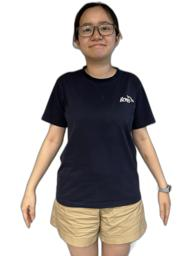
#> input picture DM-VTON_new/dataset/VITON-Clean/VITON_test/test_img/test_img.jpg, 192 x 256 px, found by its file name
$ jupyter execute --allow-errors build_up.ipynb   (shell and % lines are left out)
#> lines starting #> are read from the running program, lines starting #| are printed output that depends on the picture; after the words box and inside, x2 and y2 are one past the last pixel; in counts of white or black regions, pixels touching at a corner belong together
[cell 1]
import os
import shutil
import cv2
import torch
import albumentations as albu
import numpy as np
from pylab import imshow
from PIL import Image, ImageOps
import matplotlib.pyplot as plt
import random
import mediapipe as mp
import math
from rembg import remove
from iglovikov_helper_functions.utils.image_utils import load_rgb, pad, unpad
from iglovikov_helper_functions.dl.pytorch.utils import tensor_from_rgb_image
from cloths_segmentation.pre_trained_models import create_model

#> (the rest of this cell did not finish here and is left out)

[cell 2]
image_links = [f for f in os.listdir('D:\\Datathon\\DM-VTON_new\\dataset\\VITON-Clean\\VITON_test\\Cloth')]
image_links

[cell 3]
def preprocessing_cloth_mask():
    """
    Preprocessing Image and Cloth with:
    + Remove background
    + Create mask for cloth
    + Resize and padding if needed
    """

    # Create Path (Change data_folder if needed)
    image_names = [f for f in os.listdir('D:\\Datathon\\DM-VTON_new\\dataset\\VITON-Clean\\VITON_test\\Cloth')]
    data_folder = 'D:\\Datathon\\DM-VTON_new\\dataset\\VITON-Clean\\VITON_test'
    for image_name in image_names:
        # Create mask for Color
        color_path = os.path.join(data_folder, "Cloth", image_name)
        edge_path = os.path.join(data_folder, "resize_mask", image_name)
        image = load_rgb(color_path)
        if image.shape != (256,192,3):
            transform = albu.Compose([albu.Normalize(p=1)], p=1)
            padded_image, pads = pad(image, factor=32, border=cv2.BORDER_CONSTANT)
            x = transform(image=padded_image)["image"]
            x = torch.unsqueeze(tensor_from_rgb_image(x), 0)
            with torch.no_grad():
                prediction = model(x)[0][0]
            mask = (prediction > 0).cpu().numpy().astype(np.uint8)
            mask = unpad(mask, pads)
            cv2.imwrite(edge_path, cv2.cvtColor(mask, cv2.COLOR_GRAY2RGB) * 255)


        # Resize Color and Edge
        expected_size = (192,256)
        edge = cv2.imread(os.path.join(data_folder, "resize_mask", image_name))
        color = cv2.imread(os.path.join(data_folder, "Cloth", image_name))
        if edge.shape != (256,192,3):
            blurred = cv2.blur(edge, (3,3))
            canny = cv2.Canny(blurred, 50, 200)
            pts = np.argwhere(canny>0)
            y1,x1 = pts.min(axis=0)
            y2,x2 = pts.max(axis=0)
            edge = edge[y1-20:y2+20, x1-15:x2+15]
            color = color[y1-20:y2+20, x1-15:x2+15]
            edge = Image.fromarray(cv2.cvtColor(edge, cv2.COLOR_BGR2RGB))
            color = Image.fromarray(cv2.cvtColor(color, cv2.COLOR_BGR2RGB))
            edge.thumbnail((expected_size[0], expected_size[1]))
            color.thumbnail((expected_size[0], expected_size[1]))
            delta_width = expected_size[0] - edge.size[0]
            delta_height = expected_size[1] - edge.size[1]
            pad_width = delta_width // 2
            pad_height = delta_height // 2
            padding = (pad_width, pad_height, delta_width - pad_width, delta_height - pad_height)
            edge = ImageOps.expand(edge, padding, fill = (0, 0, 0))
            color = ImageOps.expand(color, padding, fill = (234, 238, 239))
            edge.save(os.path.join(data_folder, "resize_mask", image_name))
            color.save(os.path.join(data_folder, "resize_cloth", image_name))

[cell 4]
preprocessing_cloth_mask()
#> (the call stopped at in preprocessing_cloth_mask, `image = load_rgb(color_path)`: iglovikov_helper_functions is not available in this run)

#> (a cell that did not finish here is left out)

[cell 6]
#%cd DMVTON
data_folder = '../dataset/VITON-Clean/VITON_test'
img_name = 'test_img.jpg'
image_path = os.path.join(data_folder,'test_img', img_name)

[cell 7]
'''
input = Image.open(image_path)
output = remove(input, bgcolor = (255,255,255,0)).convert('RGB')
output.save(image_path)
'''
expected_size = (192,256)
img = cv2.imread(image_path)
#> img is the input picture: shape (256, 192, 3); mean B, G, R 178.4, 181.3, 186.9

if img.shape != (256,192,3):
    blurred = cv2.blur(img, (3,3))
    canny = cv2.Canny(blurred, 50, 200)
    pts = np.argwhere(canny>0)
    y1,x1 = pts.min(axis=0)
    y2,x2 = pts.max(axis=0)
    img = img[y1-20:y2+20, x1-15:x2+15]
    img = Image.fromarray(cv2.cvtColor(img, cv2.COLOR_BGR2RGB))
    img.thumbnail((expected_size[0], expected_size[1]))
    delta_width = expected_size[0] - img.size[0]
    delta_height = expected_size[1] - img.size[1]
    pad_width = delta_width // 2
    pad_height = delta_height // 2
    padding = (pad_width, pad_height, delta_width - pad_width, delta_height - pad_height)
    img = ImageOps.expand(img, padding, fill = (255, 255, 255))
    img.save(os.path.join(data_folder,'test_img', 'preprocessing.jpg'))
    plt.imshow(img)

[cell 8]
expected_size = (192,256)
img = cv2.imread(image_path)

blurred = cv2.blur(img, (3,3))
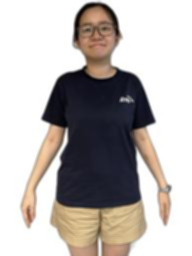
#> blurred: shape (256, 192, 3); mean B, G, R 178.4, 181.3, 186.9
canny = cv2.Canny(blurred, 50, 200)
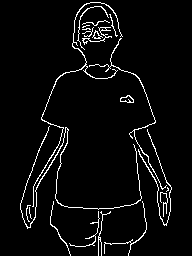
#> canny: shape (256, 192); 4.4% white in thin lines or dots, all inside (x1, y1, x2, y2) = (20, 2, 172, 256)
pts = np.argwhere(canny>0)
#> pts = 2177 pairs, first value 2 to 255, second value 20 to 171
y1,x1 = pts.min(axis=0)
#> y1 = 2; x1 = 20
y2,x2 = pts.max(axis=0)
#> y2 = 255; x2 = 171
if 0: # Not full body
    img = img[y1-20:y2+20, x1-15:x2+15]
else: # Full body
    temp = int((y2-y1)*3/5)
#> temp = 151
    img = img[y1:temp, x1-15:x2+15]
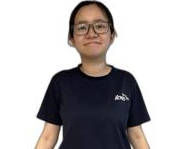
#> img: shape (149, 181, 3); mean B, G, R 178.3, 178, 182.1
img = Image.fromarray(cv2.cvtColor(img, cv2.COLOR_BGR2RGB))
#> img: PIL image 181x149 RGB
img.thumbnail((expected_size[0], expected_size[1]))
delta_width = expected_size[0] - img.size[0]
#> delta_width = 11
delta_height = expected_size[1] - img.size[1]
#> delta_height = 107
pad_width = delta_width // 2
#> pad_width = 5
pad_height = delta_height // 2
#> pad_height = 53
#padding = (pad_width, pad_height, delta_width - pad_width, delta_height - pad_height)
padding = (pad_width, pad_height*2, delta_width - pad_width, 0)
#> padding = (5, 106, 6, 0)
img = ImageOps.expand(img, padding, fill = (255, 255, 255))
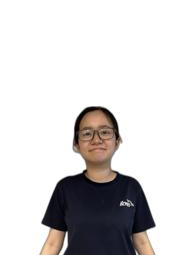
#> img: PIL image 192x255 RGB; mean R, G, B 214.8, 212.6, 212.7
plt.imshow(img)
img.save(os.path.join(data_folder,'test_img', 'preprocessing.jpg'))

[cell 9]
pad_height
#> Out = 53

[cell 10]
data_folder = '../dataset/VITON-Clean/VITON_test'
img_name = 'test_img.jpg'
image_path = os.path.join(data_folder,'test_img', img_name)
img = cv2.imread(image_path)
img.shape
#> Out = (256, 192, 3)

[cell 11]
plt.imshow(img)

[cell 12]
# [26 lines left out: functions calculate_angle, is_arm_straight, not called in this run]

def check_arm_straight(image_path):
  # Initialize MediaPipe Pose
  mp_pose = mp.solutions.pose
  pose = mp_pose.Pose(static_image_mode=True, min_detection_confidence=0.5, min_tracking_confidence=0.5)
  # Read an image
  image = cv2.imread(image_path)
  '''
  if image_path.endswith('.jpg'):
    jpg_image = cv2.imread(image_path)
    cv2.imwrite(f"{image_path[:-4]}.png", jpg_image)
    image = cv2.imread(f"{image_path[:-4]}.png")
  else:
    image = cv2.imread(image_path)
  '''
  # Process the image
  results = pose.process(image)
  if results.pose_landmarks:
    landmarks = results.pose_landmarks.landmark
    return is_arm_straight(landmarks)
  return 0 #Error

[cell 13]
data_folder = '../dataset/VITON-Clean/VITON_test'
img_name = 'test_img.jpg'
image_path = os.path.join(data_folder,'test_img', img_name)

[cell 14]
data_folder = '../dataset/VITON-Clean/VITON_test'
img_name = 'test_img.jpg'
image_path = os.path.join(data_folder,'test_img', img_name)
'''
cv2.imread(image_path).show()
if image_path.endswith('.jpg'):
    jpg_image = cv2.imread(image_path)
    cv2.imwrite(f"{image_path[:-4]}.png", jpg_image)
    image = cv2.imread(f"{image_path[:-4]}.png")
else:
    image = cv2.imread(image_path)
image.show()
'''
#> (the rest of this cell did not finish here and is left out)

[cell 15]
check_arm_straight('D:\\Datathon\\DM-VTON_new\\dataset\\VITON-Clean\\VITON_test\\test_img\\remove.jpg')
#> (the call stopped at in check_arm_straight, `pose = mp_pose.Pose(static_image_mode=True, min_detection_confidence=0..`: mediapipe is not available in this run)

[cell 16]
input = Image.open('D:\\Datathon\\DM-VTON_new\\dataset\\VITON-Clean\\VITON_test\\test_img\\test_img.jpg')
#> (the rest of this cell did not finish here and is left out)
